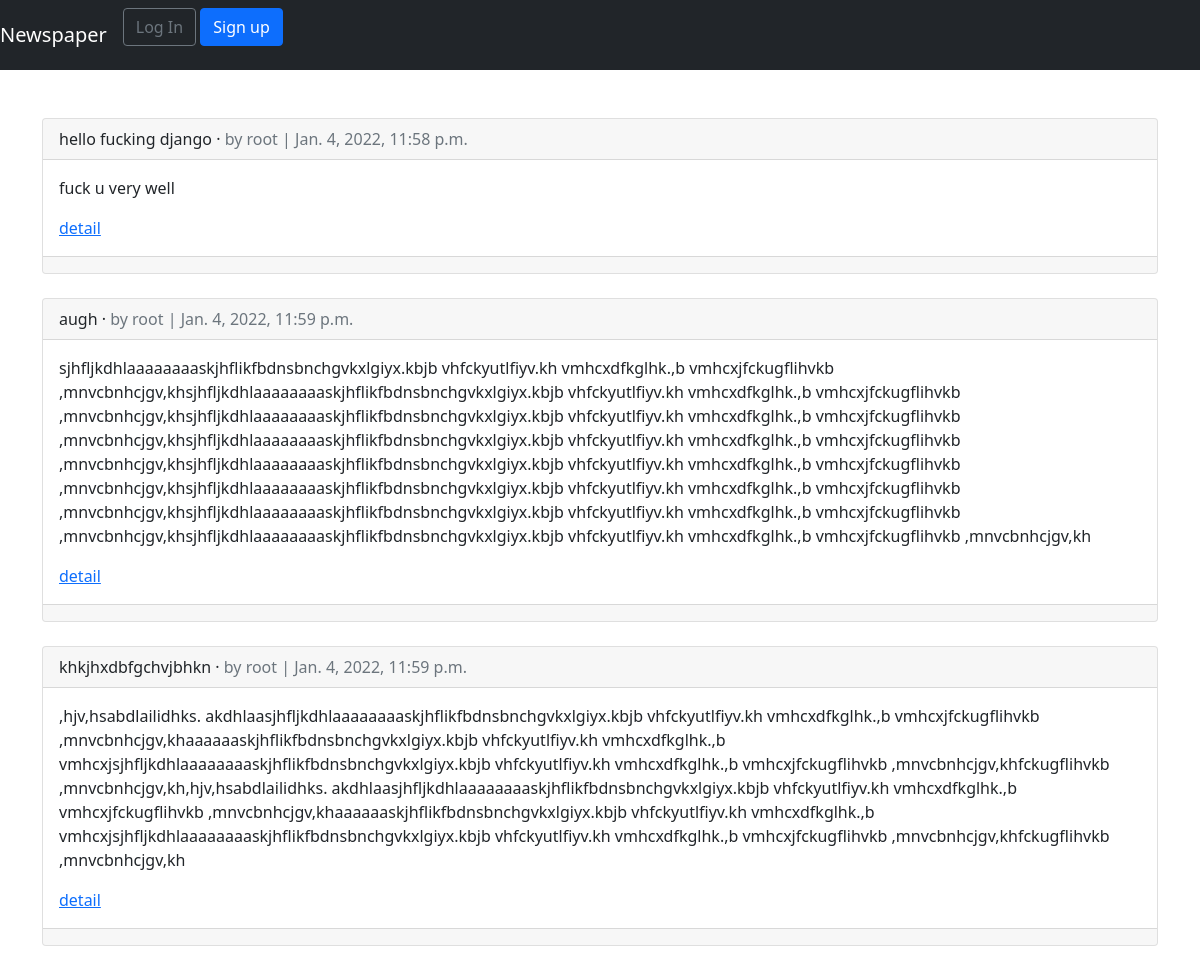
The app's page /articles/, older data.
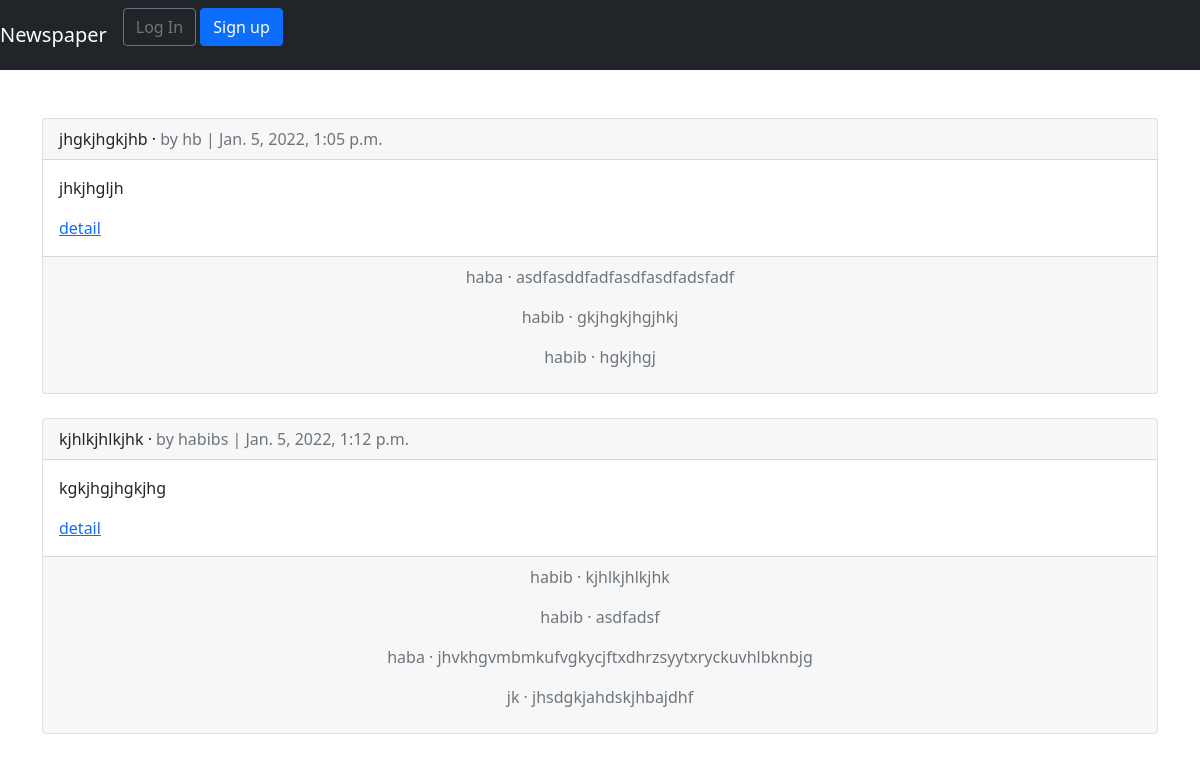
The same page, newer data.
### articles/models.py (models this page shows, shortened)
class Article(models.Model):
    title = models.CharField(max_length= 255)
    body = models.TextField()
    date = models.DateTimeField(auto_now_add=True)
    author = models.ForeignKey(
        get_user_model(),
        on_delete=models.CASCADE,
        related_name='authors',
    )
    seen = models.IntegerField( default = 1, null=False, blank= True )
    saw_users = models.ManyToManyField(
        get_user_model(),
        related_name='saw_by',
    )

class Comment(models.Model):
    article = models.ForeignKey(
        Article,
        on_delete = models.CASCADE,
        related_name='comments',
    )
    comment = models.CharField(max_length=140)
    author = models.ForeignKey(
        get_user_model(),
        on_delete=models.CASCADE,
    )
    def __str__(self):
        return self.comment

### users/models.py (models this page shows)
class CustomUser(AbstractUser):
    age = models.PositiveIntegerField(null = True, blank=True)
    image = models.ImageField(null = True, blank=True, upload_to = "images/")

### articles/views.py (the view)
# urls.py: path('', ArticleListView.as_view(), name='article_list'),
class ArticleListView(ListView):
    model = Article
    template_name = 'article_list.html'

### users/templates/article_list.html (shortened to what this page needs)
{% extends 'base.html' %}
{% block content %}
{% if object_list %}
    {% for article in object_list %}
        <div class="card">
            <div class="card-header">
                <span class="font-weight-bold">{{ article.title }}</span> &middot;
                <span class="text-muted">by {{ article.author }} | {{ article.date }}</span>
            </div>
            <div class="card-body">
               <p> {{ article.body }} </p>
                <a href="{% url 'article_detail' article.pk %}">detail</a>
            </div>
            <div class="card-footer text-center text-muted">
                {% for comment in article.comments.all %}
                    <p>
                    <span class="font-weight-bold">{{ comment.author }} &middot;</span>
                    {{ comment }}
                    </p>
                {% endfor %}
            </div>
        </div>
        <br />
    {% endfor %}
{% endif %}
{% endblock content %}

Row changes from the older to the newer data that the page shows:
removed Article: title "hello fucking django", author "root", date "Jan. 4, 2022, 11:58 p.m.", body "fuck u very well"
removed Article: title "augh", author "root", date "Jan. 4, 2022, 11:59 p.m.", body "sjhfljkdhlaaaaaaaaskjhflikfbdnsbnchgvkxlgiyx.kbjb vhfckyutlfiyv.kh vmhcxdfkglhk.,b vmhcxjfckugflihvkb ,mnvcbnhcjgv,khsjhfljkdhlaaaaaaaaskjhflikfbdnsbnchgvkxlgiyx.kbjb vhfckyutlfiyv.kh vmhcxdfkglhk.,b vmhcxjfckugflihvkb ,mnvcbnhcjgv,khsjhfljkdhlaaaaaaaaskjhflikfbdnsbnchgvkxlgiyx.kbjb vhfckyutlfiyv.kh vmhcxdfkglhk.,b vmhcxjfckugflihvkb ,mnvcbnhcjgv,khsjhfljkdhlaaaaaaaaskjhflikfbdnsbnchgvkxlgiyx.kbjb vhfckyutlfiyv.kh vmhcxdfkglhk.,b vmhcxjfckugflihvkb ,mnvcbnhcjgv,khsjhfljkdhlaaaaaaaaskjhflikfbdnsbnchgvkxlgiyx.kbjb vhfckyutlfiyv.kh vmhcxdfkglhk.,b vmhcxjfckugflihvkb ,mnvcbnhcjgv,khsjhfljkdhlaaaaaaaaskjhflikfbdnsbnchgvkxlgiyx.kbjb vhfckyutlfiyv.kh vmhcxdfkglhk.,b vmhcxjfckugflihvkb…"
removed Article: title "khkjhxdbfgchvjbhkn", author "root", date "Jan. 4, 2022, 11:59 p.m.", body ",hjv,hsabdlailidhks. akdhlaasjhfljkdhlaaaaaaaaskjhflikfbdnsbnchgvkxlgiyx.kbjb vhfckyutlfiyv.kh vmhcxdfkglhk.,b vmhcxjfckugflihvkb ,mnvcbnhcjgv,khaaaaaaskjhflikfbdnsbnchgvkxlgiyx.kbjb vhfckyutlfiyv.kh vmhcxdfkglhk.,b vmhcxjsjhfljkdhlaaaaaaaaskjhflikfbdnsbnchgvkxlgiyx.kbjb vhfckyutlfiyv.kh vmhcxdfkglhk.,b vmhcxjfckugflihvkb ,mnvcbnhcjgv,khfckugflihvkb ,mnvcbnhcjgv,kh,hjv,hsabdlailidhks. akdhlaasjhfljkdhlaaaaaaaaskjhflikfbdnsbnchgvkxlgiyx.kbjb vhfckyutlfiyv.kh vmhcxdfkglhk.,b vmhcxjfckugflihvkb ,mnvcbnhcjgv,khaaaaaaskjhflikfbdnsbnchgvkxlgiyx.kbjb vhfckyutlfiyv.kh vmhcxdfkglhk.,b vmhcxjsjhfljkdhlaaaaaaaaskjhflikfbdnsbnchgvkxlgiyx.kbjb vhfckyutlfiyv.kh vmhcxdfkglhk.,b vmhcxjfckugflihvkb…"
added Article: title "jhgkjhgkjhb", author "hb", date "Jan. 5, 2022, 1:05 p.m.", body "jhkjhgljh"
added Comment: author "haba", comment "asdfasddfadfasdfasdfadsfadf", shown under "jhgkjhgkjhb"
added Comment: author "habib", comment "gkjhgkjhgjhkj", shown under "jhgkjhgkjhb"
added Comment: author "habib", comment "hgkjhgj", shown under "jhgkjhgkjhb"
added Article: title "kjhlkjhlkjhk", author "habibs", date "Jan. 5, 2022, 1:12 p.m.", body "kgkjhgjhgkjhg"
added Comment: author "habib", comment "kjhlkjhlkjhk"
added Comment: author "habib", comment "asdfadsf", shown under "kjhlkjhlkjhk"
added Comment: author "haba", comment "jhvkhgvmbmkufvgkycjftxdhrzsyytxryckuvhlbknbjg", shown under "kjhlkjhlkjhk"
added Comment: author "jk", comment "jhsdgkjahdskjhbajdhf", shown under "kjhlkjhlkjhk"
